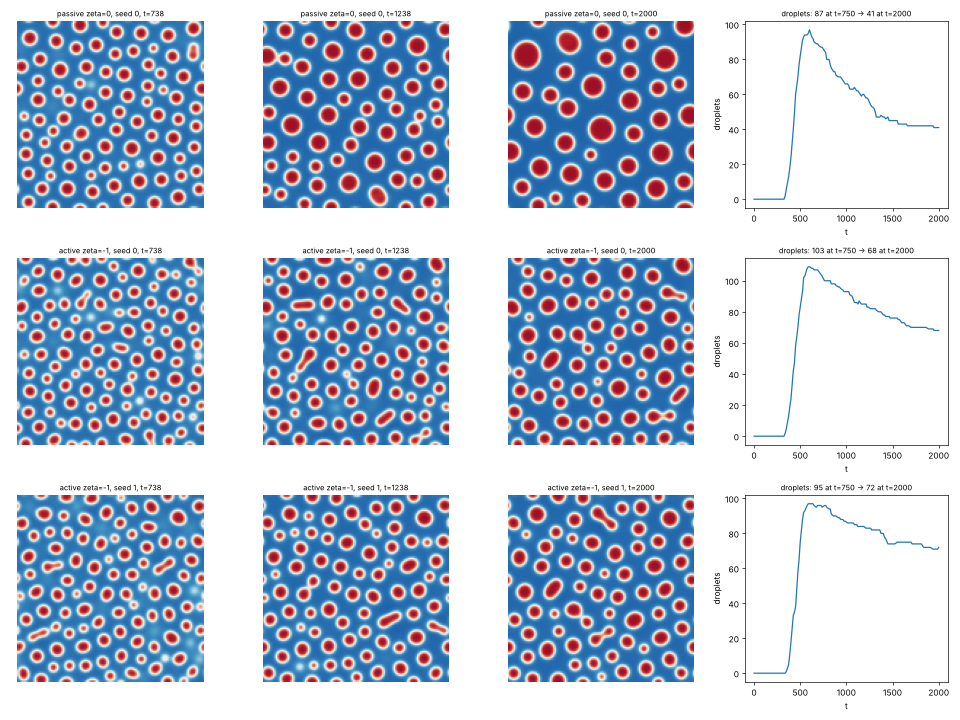

This chart was generated by the following Python code:
"""Passive (zeta=0) vs active (zeta=-1) Model H from the same noise: phi at three times and droplet count
(components of phi > 0, >= 4 px) over time. usage: compare.py"""
import numpy as np, matplotlib; matplotlib.use("Agg"); import matplotlib.pyplot as plt
from scipy import ndimage
runs = {"passive zeta=0, seed 0": "pack_passive/frames.npz", "active zeta=-1, seed 0": "pack/seed0/frames.npz", "active zeta=-1, seed 1": "pack/seed1/frames.npz"}
fig, ax = plt.subplots(3, 4, figsize=(16, 12))
for r, (name, f) in enumerate(runs.items()):
    F = np.load(f); R = F["render"]; t = F["render_f"] * 250 * 0.05
    n = [ndimage.label(ndimage.binary_opening(R[i, 0] > 1.0))[1] for i in range(len(t))]
    for c, T in enumerate((750, 1250, 2000)):
        i = int(np.argmin(abs(t - T))); ax[r, c].imshow(R[i, 0] - 1, cmap="RdBu_r", vmin=-1.2, vmax=1.2); ax[r, c].set_title(f"{name}, t={t[i]:.0f}", fontsize=9); ax[r, c].axis("off")
    ax[r, 3].plot(t, n); ax[r, 3].set_xlabel("t"); ax[r, 3].set_ylabel("droplets"); ax[r, 3].set_title(f"droplets: {n[int(np.argmin(abs(t-750)))]} at t=750 -> {n[-1]} at t=2000", fontsize=9)
    print(name, "droplets t=750:", n[int(np.argmin(abs(t - 750)))], "t=2000:", n[-1])
plt.tight_layout(); plt.savefig("compare.png", dpi=60)
